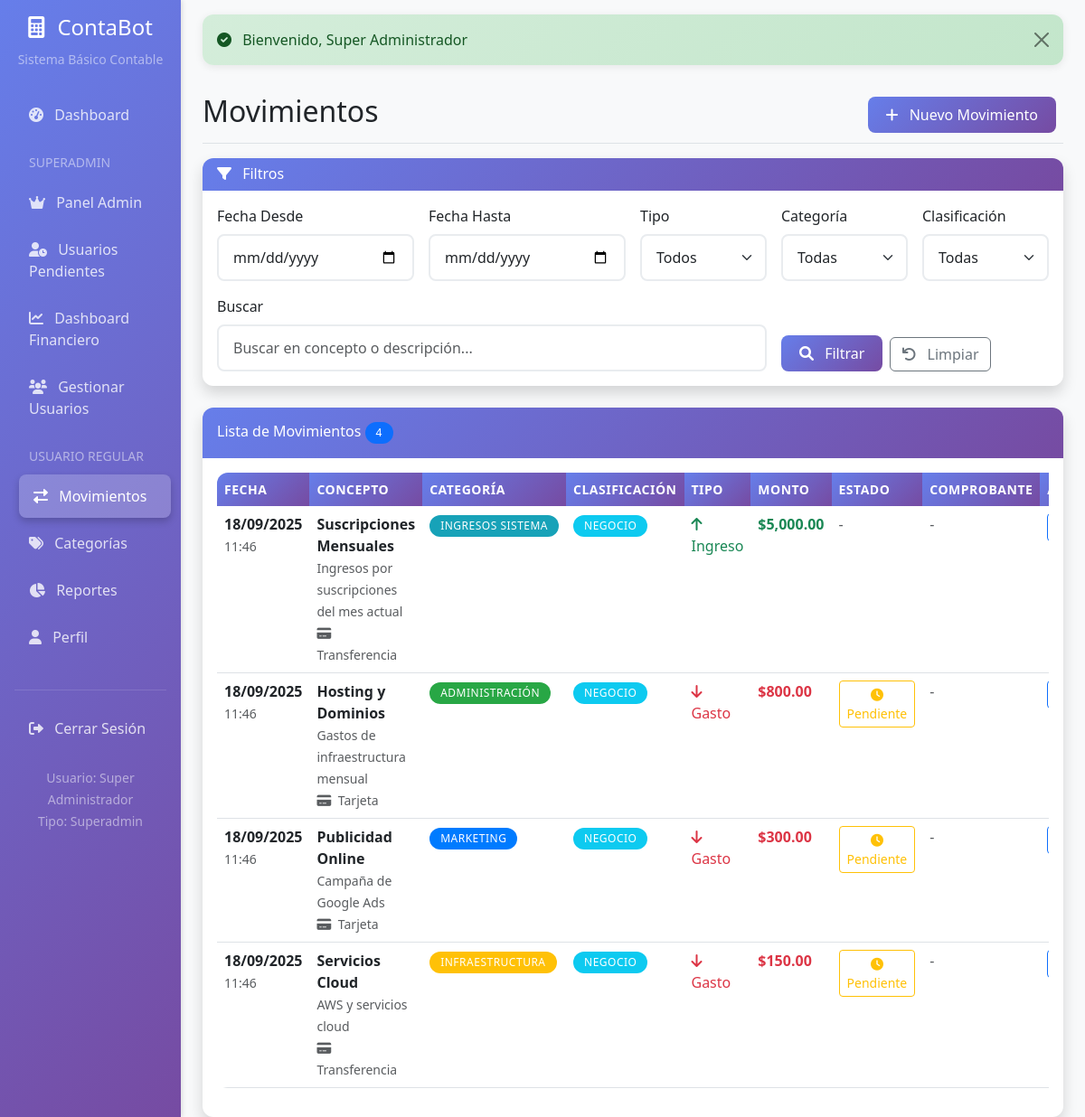
Screenshot of /movements (signed in) with the database file from the repository.
### tables this page shows
CREATE TABLE movements (
    id INT AUTO_INCREMENT PRIMARY KEY,
    user_id INT NOT NULL,
    category_id INT NOT NULL,
    type VARCHAR(10) NOT NULL,  
    amount DECIMAL(10,2) NOT NULL,
    concept VARCHAR(255) NOT NULL,
    description TEXT,
    movement_date DATE NOT NULL,
    classification VARCHAR(20) NOT NULL,  
    payment_method VARCHAR(20) DEFAULT 'cash',  
    receipt_file VARCHAR(255),
    is_billed TINYINT(1) DEFAULT 0,
    created_at DATETIME DEFAULT CURRENT_TIMESTAMP,
    updated_at DATETIME DEFAULT CURRENT_TIMESTAMP ON UPDATE CURRENT_TIMESTAMP,
    FOREIGN KEY (user_id) REFERENCES users(id) ON DELETE CASCADE,
    FOREIGN KEY (category_id) REFERENCES categories(id) ON DELETE RESTRICT
);

CREATE TABLE categories (
    id INT AUTO_INCREMENT PRIMARY KEY,
    user_id INT NOT NULL,
    name VARCHAR(255) NOT NULL,
    description TEXT,
    color VARCHAR(7) DEFAULT '#007bff',
    created_at DATETIME DEFAULT CURRENT_TIMESTAMP,
    FOREIGN KEY (user_id) REFERENCES users(id) ON DELETE CASCADE
);

### controllers/MovementController.php (called while the page is built, shortened)
<?php
require_once 'BaseController.php';
class MovementController extends BaseController {
    private $movementModel;
    private $categoryModel;
    public function __construct() {
        $this->movementModel = new Movement($this->db);
        $this->categoryModel = new Category($this->db);
    }
    public function index() {
        $userId = $_SESSION['user_id'];
        $page = max(1, (int)$this->get('page', 1));
        $limit = 20;
        $filters = [
            'date_from' => $this->get('date_from'),
            'date_to' => $this->get('date_to'),
            'type' => $this->get('type'),
            'category_id' => $this->get('category_id'),
            'classification' => $this->get('classification'),
            'search' => $this->get('search')
        ];
        $filters = array_filter($filters, function($value) {
            return !empty($value);
        });
        $movements = $this->movementModel->getUserMovements($userId, $filters, $page, $limit);
        $totalCount = $this->movementModel->getUserMovementsCount($userId, $filters);
        $totalPages = ceil($totalCount / $limit);
        $categories = $this->categoryModel->getUserCategories($userId);
        $data = [
            'title' => 'Movimientos - ContaBot',
            'movements' => $movements,
            'categories' => $categories,
            'filters' => $filters,
            'pagination' => [
                'current_page' => $page,
                'total_pages' => $totalPages,
                'total_count' => $totalCount,
                'limit' => $limit
            ],
            'flash' => $this->getFlash()
        ];
        $this->viewWithLayout('movements/index', $data);
    }
}
?>

### public/index.php (called while the page is built, shortened)
<?php
require_once '../config/config.php';
$url = '';
if (isset($_GET['url'])) {
    $url = $_GET['url'];
} else {
    $requestUri = $_SERVER['REQUEST_URI'] ?? '';
    $url = trim(parse_url($requestUri, PHP_URL_PATH), '/');
}
$url = rtrim($url, '/');
$url = filter_var($url, FILTER_SANITIZE_URL);
$urlParts = $url ? explode('/', $url) : ['dashboard'];
$action = isset($urlParts[1]) ? $urlParts[1] : 'index';
$params = array_slice($urlParts, 2);
$controller = new $controllerClass();
$method = $action;
try {
    call_user_func_array([$controller, $method], $params);
} catch (Exception $e) {
    http_response_code(500);
    echo "500 - Internal Server Error";
    if (ini_get('display_errors')) {
        echo "<br>Error: " . $e->getMessage();
    }
}
?>

### config/config.php (called while the page is built, shortened)
<?php
require_once ROOT_PATH . '/config/database.php';
function autoload($className) {
    $paths = [
        ROOT_PATH . '/models/' . $className . '.php',
        ROOT_PATH . '/controllers/' . $className . '.php'
    ];
    foreach ($paths as $path) {
        if (file_exists($path)) {
            return;
        }
    }
}
?>

### config/database.php (called while the page is built, shortened)
<?php
class Database {
    private $host = 'localhost';
    private $db_name = 'ejercito_contabot';
    private $username = 'ejercito_contabot';
    private $password = 'Danjohn007!';
    private $charset = 'utf8mb4';
    public function getConnection() {
        $this->conn = null;
        try {
            $dsn = "mysql:host=" . $this->host . ";dbname=" . $this->db_name . ";charset=" . $this->charset;
            $this->conn = new PDO($dsn, $this->username, $this->password);
            $this->conn->setAttribute(PDO::ATTR_ERRMODE, PDO::ERRMODE_EXCEPTION);
            $this->conn->setAttribute(PDO::ATTR_DEFAULT_FETCH_MODE, PDO::FETCH_ASSOC);
        } catch(PDOException $exception) {
            echo "Connection error: " . $exception->getMessage();
            return $this->getSQLiteConnection();
        }
        return $this->conn;
    }
    private function canConnectToMySQL() {
        try {
            return true;
        } catch(PDOException $e) {
            return false;
        }
    }
}
?>

### models/Movement.php (called while the page is built, shortened)
<?php
class Movement {
    private $conn;
    public function __construct($db) {
        $this->conn = $db;
    }
    public function getUserMovements($userId, $filters = [], $page = 1, $limit = 20) {
        $offset = ($page - 1) * $limit;
        $query = "SELECT m.*, c.name as category_name, c.color as category_color
                  FROM movements m
                  LEFT JOIN categories c ON m.category_id = c.id
                  WHERE m.user_id = ?";
        $params = [$userId];
        $query .= " ORDER BY m.movement_date DESC, m.created_at DESC LIMIT ? OFFSET ?";
        $stmt = $this->conn->prepare($query);
        for ($i = 0; $i < count($params); $i++) {
            $stmt->bindValue($i + 1, $params[$i]);
        }
        $stmt->bindValue(count($params) + 1, (int)$limit, PDO::PARAM_INT);
        $stmt->bindValue(count($params) + 2, (int)$offset, PDO::PARAM_INT);
        $stmt->execute();
        return $stmt->fetchAll();
    }
}
?>

### views/movements/index.php (the view, shortened to what this page needs)
<div class="d-flex justify-content-between flex-wrap flex-md-nowrap align-items-center pt-3 pb-2 mb-3 border-bottom">
    <h1 class="h2">Movimientos</h1>
    <div class="btn-toolbar mb-2 mb-md-0">
        <div class="btn-group me-2">
            <a href="<?php echo BASE_URL; ?>movements/create" class="btn btn-primary">
                <i class="fas fa-plus me-2"></i>
                Nuevo Movimiento
            </a>
        </div>
    </div>
</div>
<div class="card shadow mb-4">
    <div class="card-header">
        <h6 class="m-0 font-weight-bold">
            <i class="fas fa-filter me-2"></i>
            Filtros
        </h6>
    </div>
    <div class="card-body">
        <form method="GET" action="<?php echo BASE_URL; ?>movements" class="row g-3">
            <div class="col-md-3">
                <label for="date_from" class="form-label">Fecha Desde</label>
                <input type="date" class="form-control" id="date_from" name="date_from"
                       value="<?php echo $filters['date_from'] ?? ''; ?>">
            </div>
            <div class="col-md-3">
                <label for="date_to" class="form-label">Fecha Hasta</label>
                <input type="date" class="form-control" id="date_to" name="date_to"
                       value="<?php echo $filters['date_to'] ?? ''; ?>">
            </div>
            <div class="col-md-2">
                <label for="type" class="form-label">Tipo</label>
                <select class="form-select" id="type" name="type">
                    <option value="">Todos</option>
                </select>
            </div>
            <div class="col-md-2">
                <label for="category_id" class="form-label">Categoría</label>
                <select class="form-select" id="category_id" name="category_id">
                    <option value="">Todas</option>
                </select>
            </div>
            <div class="col-md-2">
                <label for="classification" class="form-label">Clasificación</label>
                <select class="form-select" id="classification" name="classification">
                    <option value="">Todas</option>
                </select>
            </div>
            <div class="col-md-8">
                <label for="search" class="form-label">Buscar</label>
                <input type="text" class="form-control" id="search" name="search"
                       placeholder="Buscar en concepto o descripción..."
                       value="<?php echo htmlspecialchars($filters['search'] ?? ''); ?>">
            </div>
            <div class="col-md-4 d-flex align-items-end">
                <button type="submit" class="btn btn-primary me-2">
                    <i class="fas fa-search me-2"></i>
                    Filtrar
                </button>
                <a href="<?php echo BASE_URL; ?>movements" class="btn btn-outline-secondary">
                    <i class="fas fa-undo me-2"></i>
                    Limpiar
                </a>
            </div>
        </form>
    </div>
</div>
<div class="card shadow">
    <div class="card-header py-3 d-flex justify-content-between align-items-center">
        <h6 class="m-0 font-weight-bold">
            Lista de Movimientos
            <?php if ($pagination['total_count'] > 0): ?>
                <span class="badge bg-primary"><?php echo $pagination['total_count']; ?></span>
            <?php endif; ?>
        </h6>
    </div>
    <div class="card-body">
        <?php if (!empty($movements)): ?>
        <div class="table-responsive">
            <table class="table table-hover">
                <thead>
                    <tr>
                        <th>Fecha</th>
                        <th>Concepto</th>
                        <th>Categoría</th>
                        <th>Clasificación</th>
                        <th>Tipo</th>
                        <th>Monto</th>
                        <th>Estado</th>
                        <th>Comprobante</th>
                        <th>Acciones</th>
                    </tr>
                </thead>
                <tbody>
                    <?php foreach ($movements as $movement): ?>
                    <tr>
                        <td>
                            <strong><?php echo date('d/m/Y', strtotime($movement['movement_date'])); ?></strong>
                            <br><small class="text-muted"><?php echo date('H:i', strtotime($movement['created_at'])); ?></small>
                        </td>
                        <td>
                            <strong><?php echo htmlspecialchars($movement['concept']); ?></strong>
                            <?php if (!empty($movement['description'])): ?>
                            <br><small class="text-muted"><?php echo htmlspecialchars($movement['description']); ?></small>
                            <?php endif; ?>
                            <br><small class="text-muted">
                                <i class="fas fa-credit-card me-1"></i>
                                <?php
                                $paymentMethods = [
                                    'cash' => 'Efectivo',
                                    'card' => 'Tarjeta',
                                    'transfer' => 'Transferencia',
                                    'check' => 'Cheque',
                                    'other' => 'Otro'
                                ];
                                echo $paymentMethods[$movement['payment_method']] ?? 'N/A';
                                ?>
                            </small>
                        </td>
                        <td>
                            <span class="badge" style="background-color: <?php echo $movement['category_color']; ?>; color: white;">
                                <?php echo htmlspecialchars($movement['category_name']); ?>
                            </span>
                        </td>
                        <td>
                            <span class="badge bg-<?php
                                echo $movement['classification'] === 'fiscal' ? 'warning' :
                                    ($movement['classification'] === 'business' ? 'info' :
                                    ($movement['classification'] === 'personal' ? 'success' : 'secondary'));
                            ?>">
                                <?php
                                $classifications = [
                                    'personal' => 'Personal',
                                    'business' => 'Negocio',
                                    'fiscal' => 'Fiscal',
                                    'non_fiscal' => 'No Fiscal'
                                ];
                                echo $classifications[$movement['classification']] ?? $movement['classification'];
                                ?>
                            </span>
                        </td>
                        <td>
                            <?php if ($movement['type'] === 'income'): ?>
                                <span class="text-success">
                                    <i class="fas fa-arrow-up"></i> Ingreso
                                </span>
                            <?php else: ?>
                                <span class="text-danger">
                                    <i class="fas fa-arrow-down"></i> Gasto
                                </span>
                            <?php endif; ?>
                        </td>
                        <td>
                            <strong class="<?php echo $movement['type'] === 'income' ? 'text-success' : 'text-danger'; ?>">
                                $<?php echo number_format($movement['amount'], 2); ?>
                            </strong>
                        </td>
                        <td>
                            <?php if ($movement['type'] === 'expense'): ?>
                                <button class="btn btn-sm btn-outline-<?php echo $movement['is_billed'] ? 'success' : 'warning'; ?>"
                                        onclick="toggleBilling(<?php echo $movement['id']; ?>)">
                                    <i class="fas fa-<?php echo $movement['is_billed'] ? 'check' : 'clock'; ?>"></i>
                                    <?php echo $movement['is_billed'] ? 'Facturado' : 'Pendiente'; ?>
                                </button>
                            <?php else: ?>
                                <span class="text-muted">-</span>
                            <?php endif; ?>
                        </td>
                        <td>
                            <?php if ($movement['receipt_file']): ?>
                                <a href="<?php echo BASE_URL; ?>movements/download/<?php echo $movement['id']; ?>"
                                   class="btn btn-sm btn-outline-primary" title="Descargar comprobante">
                                    <i class="fas fa-download"></i>
                                </a>
                            <?php else: ?>
                                <span class="text-muted">-</span>
                            <?php endif; ?>
                        </td>
                        <td>
                        </td>
                    </tr>
                    <?php endforeach; ?>
                </tbody>
            </table>
        </div>
        <?php endif; ?>
    </div>
</div>

### rows the page displays
movements: movement_date "18/09/2025", created_at "11:46", concept "Suscripciones Mensuales", description "Ingresos por suscripciones del mes actual", payment_method "Transferencia", category.name "INGRESOS SISTEMA", classification "NEGOCIO", type "income" (drawn), amount "5,000.00"
movements: movement_date "18/09/2025", created_at "11:46", concept "Hosting y Dominios", description "Gastos de infraestructura mensual", payment_method "Tarjeta", category.name "ADMINISTRACIÓN", classification "NEGOCIO", type "expense" (drawn), amount "800.00", is_billed 0 (drawn)
movements: movement_date "18/09/2025", created_at "11:46", concept "Publicidad Online", description "Campaña de Google Ads", payment_method "Tarjeta", category.name "MARKETING", classification "NEGOCIO", type "expense" (drawn), amount "300.00", is_billed 0 (drawn)
movements: movement_date "18/09/2025", created_at "11:46", concept "Servicios Cloud", description "AWS y servicios cloud", payment_method "Transferencia", category.name "INFRAESTRUCTURA", classification "NEGOCIO", type "expense" (drawn), amount "150.00", is_billed 0 (drawn)

### other values shown
$_SESSION['user_name'] "Super Administrador"
$_SESSION['user_type'] "Superadmin"
$flash['success'] "Bienvenido, Super Administrador"
$pagination['total_count'] "4"
